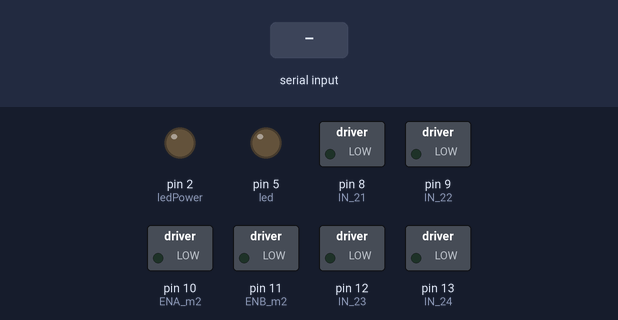
This sketch was run on a simulated Arduino Uno, built with avr-gcc and run on an emulated ATmega328P. On the bench: switched loads named in the sketch (green lamp = pin HIGH), output pins drawn as LEDs (lit = HIGH). The test bench sets the inputs (shaded band).

Above: at 1.2 s.
1.3 s: "F\n" received over Serial
At 1.6 s:
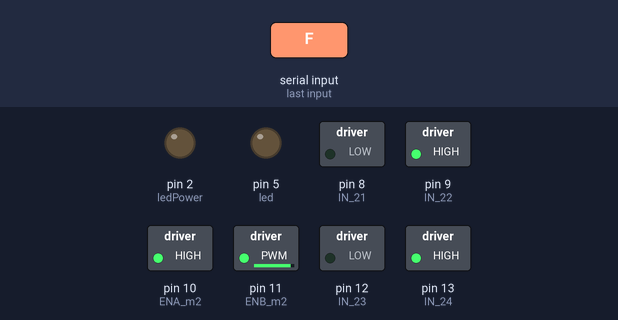
2.8 s: byte 66 ('B') received over Serial
At 4.0 s:
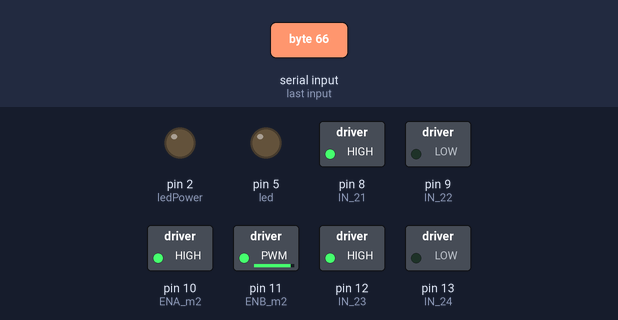
4.3 s: byte 76 ('L') received over Serial
At 5.1 s:
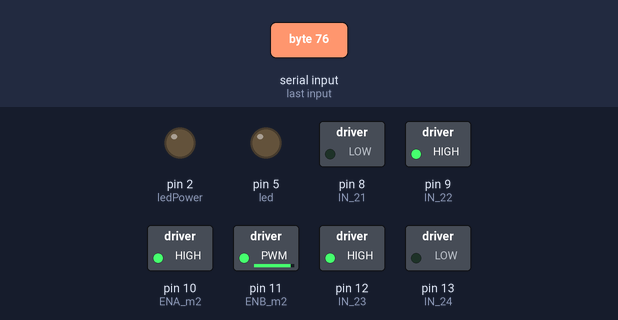
5.8 s: byte 82 ('R') received over Serial
At 6.3 s:
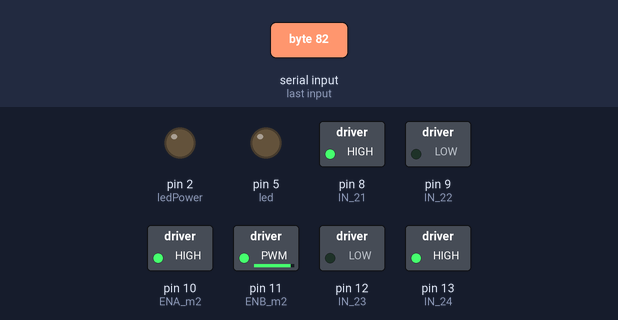
7.3 s: byte 48 ('0') received over Serial
At 8.5 s:
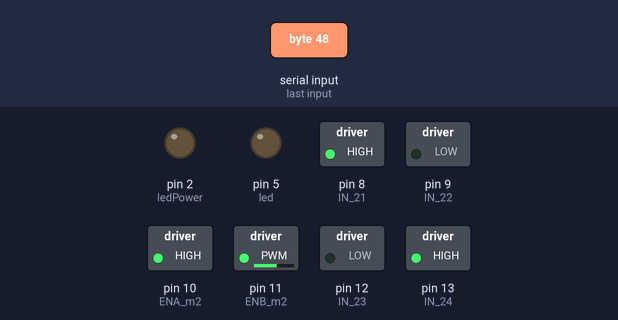
8.8 s: byte 70 ('F') received over Serial
At 9.8 s:
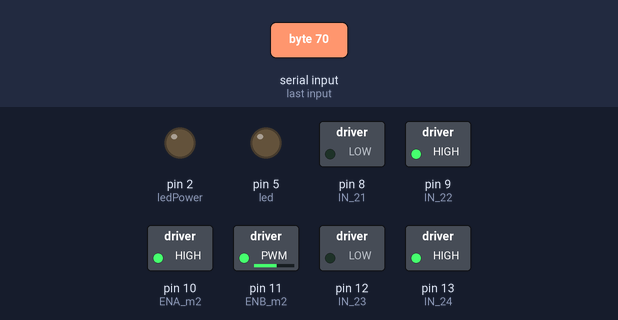
Timing chart, 0 to 11.3 s (numbered marks = the images above; inputs shaded):
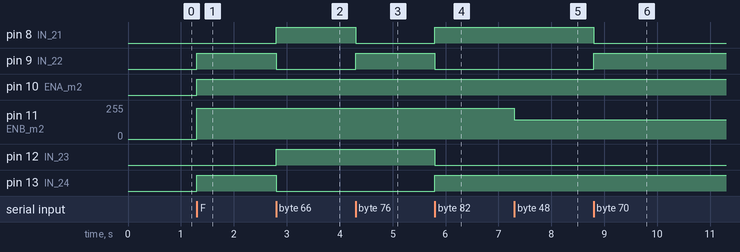

The sketch:

8-12-2022.ino
```cpp
#define ENA_m2 10       // Enable/speed motor Front Left
#define ENB_m2 11       // Enable/speed motor Back Left
#define IN_21  8        // L298N #2 in 1 motor Front Left
#define IN_22  9        // L298N #2 in 2 motor Front Left
#define IN_23  12       // L298N #2 in 3 motor Back Left
#define IN_24  13       // L298N #2 in 4 motor Back Left

int command;            //Int to store app command state.
int speedCar = 1000;     // 50 - 255.
int speed_Coeff = 3;

int state = 0;

// defining the pins
const int trigPin1 = 4; //Left
const int echoPin1 = 7;
const int trigPin2 = 16; //Front
const int echoPin2 = 17;
const int trigPin3 = 15; //Right
const int echoPin3 = 18;

int irpin = 19;

// defining variables
float duration1, distanceleft;
float duration2, distancefront;
float duration3, distanceright;
int a=0;


int led = 5;


int measurePin = A0; //Connect dust sensor to Arduino A0 pin
int ledPower = 2;   //Connect 3 led driver pins of dust sensor to Arduino D2

int samplingTime = 280;
int deltaTime = 40;
int sleepTime = 9680;

float voMeasured = 0;
float calcVoltage = 0;
float dustDensity = 0;


void setup(){

    Serial.begin(115200);

    pinMode(ENA_m2, OUTPUT);
    pinMode(ENB_m2, OUTPUT);
    pinMode(IN_21, OUTPUT);
    pinMode(IN_22, OUTPUT);
    pinMode(IN_23, OUTPUT);
    pinMode(IN_24, OUTPUT);

    digitalWrite(IN_21, LOW);
    digitalWrite(IN_22, LOW);
    digitalWrite(IN_23, LOW);
    digitalWrite(IN_24, LOW);

  pinMode(trigPin1, OUTPUT);
  pinMode(trigPin2, OUTPUT);
  pinMode(trigPin3, OUTPUT);// Sets the trigPin as an Output
  pinMode(echoPin1, INPUT); // Sets the echoPin as an Input
  pinMode(echoPin2, INPUT);
  pinMode(echoPin3, INPUT);

  pinMode(irpin, INPUT);

    pinMode(led, OUTPUT);
    digitalWrite(led, LOW);

    pinMode(ledPower,OUTPUT);
}

void goAhead(){
      digitalWrite(IN_21, LOW);
      digitalWrite(IN_22, HIGH);
      analogWrite(ENA_m2, speedCar);

      digitalWrite(IN_23, LOW);
      digitalWrite(IN_24, HIGH);
      analogWrite(ENB_m2, speedCar);

  }

void goBack(){

      digitalWrite(IN_21, HIGH);
      digitalWrite(IN_22, LOW);
      analogWrite(ENA_m2, speedCar);

      digitalWrite(IN_23, HIGH);
      digitalWrite(IN_24, LOW);
      analogWrite(ENB_m2, speedCar);

  }

void goRight(){

      digitalWrite(IN_21, HIGH);
      digitalWrite(IN_22, LOW);
      analogWrite(ENA_m2, speedCar);

      digitalWrite(IN_23, LOW);
      digitalWrite(IN_24, HIGH);
      analogWrite(ENB_m2, speedCar);


  }

void goLeft(){

      digitalWrite(IN_21, LOW);
      digitalWrite(IN_22, HIGH);
      analogWrite(ENA_m2, speedCar);

      digitalWrite(IN_23, HIGH);
      digitalWrite(IN_24, LOW);
      analogWrite(ENB_m2, speedCar);


  }

void goAheadRight(){

      digitalWrite(IN_21, LOW);
      digitalWrite(IN_22, HIGH);
      analogWrite(ENA_m2, speedCar);

      digitalWrite(IN_23, HIGH);
      digitalWrite(IN_24, LOW);
      analogWrite(ENB_m2, speedCar);

  }

void goAheadLeft(){

      digitalWrite(IN_21, LOW);
      digitalWrite(IN_22, HIGH);
      analogWrite(ENA_m2, speedCar);

      digitalWrite(IN_23, HIGH);
      digitalWrite(IN_24, LOW);
      analogWrite(ENB_m2, speedCar);

  }

void goBackRight(){

      digitalWrite(IN_21, HIGH);
      digitalWrite(IN_22, LOW);
      analogWrite(ENA_m2, speedCar);

      digitalWrite(IN_23, LOW);
      digitalWrite(IN_24, HIGH);
      analogWrite(ENB_m2, speedCar);

  }

void goBackLeft(){

      digitalWrite(IN_21, HIGH);
      digitalWrite(IN_22, LOW);
      analogWrite(ENA_m2, speedCar);


      digitalWrite(IN_23, LOW);
      digitalWrite(IN_24, HIGH);
      analogWrite(ENB_m2, speedCar);

  }

void stopRobot(){

      digitalWrite(IN_21, LOW);
      digitalWrite(IN_22, LOW);
      analogWrite(ENA_m2, speedCar);

      digitalWrite(IN_23, LOW);
      digitalWrite(IN_24, LOW);
      analogWrite(ENB_m2, speedCar);

      analogWrite(led, 0);

  }

void Auto(){
  analogWrite(led, 250);
/*
  // generate 10-microsecond pulse to TRIG pin
  digitalWrite(TRIG_PIN, HIGH);
  delayMicroseconds(10);
  digitalWrite(TRIG_PIN, LOW);

  // measure duration of pulse from ECHO pin
  duration_us = pulseIn(ECHO_PIN, HIGH);
  // calculate the distance
  distance_cm = 0.017 * duration_us;
  int distance = round(distance_cm);

  Serial.print("distance: ");
  Serial.print(distance);
  Serial.println(" cm");
  //delay(200);

  int SensorValue = digitalRead(19);

  Serial.print("SensorPin Value: ");
  Serial.println(SensorValue);
  //delay(300);

   if ((distance <= 5) || (SensorValue == 1)){ // LOW MEANS Object Detected
      //Serial.println("LOW");
      goRight();
  }
  else
  {
      //Serial.println("HIGH");
      goAhead();
  }
  delay(100);
*/
digitalWrite(trigPin1, LOW);
  delayMicroseconds(2);
  digitalWrite(trigPin1, HIGH);
  delayMicroseconds(10);
  digitalWrite(trigPin1, LOW);
  duration1 = pulseIn(echoPin1, HIGH);
  distanceleft = duration1 * 0.034 / 2;
  Serial.print("Distance1: ");
  Serial.println(distanceleft);

  digitalWrite(trigPin2, LOW);
  delayMicroseconds(2);
  digitalWrite(trigPin2, HIGH);
  delayMicroseconds(10);
  digitalWrite(trigPin2, LOW);
  duration2 = pulseIn(echoPin2, HIGH);
  distancefront = duration2 * 0.034 / 2;
  Serial.print("Distance2: ");
  Serial.println(distancefront);

  digitalWrite(trigPin3, LOW);
  delayMicroseconds(2);
  digitalWrite(trigPin3, HIGH);
  delayMicroseconds(10);
  digitalWrite(trigPin3, LOW);
  duration3 = pulseIn(echoPin3, HIGH);
  distanceright = duration3 * 0.034 / 2;
  Serial.print("Distance3: ");
  Serial.println(distanceright);
  int s = digitalRead(irpin);

  if(s==HIGH) //goAhead
  {
    goBack();

    }
  if ((s==LOW)&&(distanceleft <= 20 && distancefront > 20 && distanceright <= 20) || (s==LOW)&&(distanceleft > 20 && distancefront > 20 && distanceright > 20))
  {//goBack
    goAhead();
  }
  if ((s==LOW)&&(distanceleft <= 20 && distancefront <= 20 && distanceright > 20)||(s==LOW)&&(distanceleft <= 20 && distancefront <= 20 && distanceright > 20)||(s==LOW)&& (distanceleft <= 20 && distancefront > 20 && distanceright > 20)||(distanceleft <= 20 && distancefront > 20 && distanceright > 20))
  {//goRight
    goRight();


  }
  if ((s==LOW)&&(distanceleft > 20 && distancefront <= 20 && distanceright <= 20) ||(s==LOW)&& (distanceleft > 20 && distancefront > 20 && distanceright <= 20) ||(s==LOW)&& (distanceleft > 20 && distancefront <= 20 && distanceright > 20) )
  {//goLeft
    goLeft();
  }

}
void highest()
{
  analogWrite(led, 255);
  }
void medium()
{
  analogWrite(led, 200);
  }
void lowest()
{
  analogWrite(led, 150);
  }
  void stop_mos()
{
  analogWrite(led,0);
  }
void Circle()
{
  goRight();
  delay(5000);
  goAhead();
  delay(1000);
  }
/*void zigzag()
{
  // generate 10-microsecond pulse to TRIG pin
  digitalWrite(TRIG_PIN, HIGH);
  delayMicroseconds(10);
  digitalWrite(TRIG_PIN, LOW);

  // measure duration of pulse from ECHO pin
  duration_us = pulseIn(ECHO_PIN, HIGH);
  // calculate the distance
  distance_cm = 0.017 * duration_us;
  int distance = round(distance_cm);

  //Serial.print("distance: ");
  Serial.print(distance);
  //Serial.println(" cm");
  //delay(200);

  int SensorValue = digitalRead(19);

  //goAhead();

  //Serial.print("SensorPin Value: ");
  //Serial.println(SensorValue);
  //delay(300);

   if ((distance <= 5) || (SensorValue == 1)){ // LOW MEANS Object Detected
      goBack();
      //delay(3000);
      //goRight();
      //delay(5000);
  }


  }*/

void loop(){

  if (Serial.available() > 0){
  command = Serial.read();

      if (command == 'F') state = 2;
      else if (command == 'B') state = 3;
      else if (command == 'L') state = 4;
      else if (command == 'R') state = 5;
      //else if (command == 'I') goAheadRight();
      else if (command == 'G') goAheadLeft();
      else if (command == 'J') goBackRight();
      else if (command == 'H') goBackLeft();
      else if (command == '0') speedCar = 400;
      else if (command == '1') speedCar = 470;
      else if (command == '2') speedCar = 540;
      else if (command == '3') speedCar = 610;
      else if (command == '4') speedCar = 680;
      else if (command == '5') speedCar = 750;
      else if (command == '6') speedCar = 820;
      else if (command == '7') speedCar = 890;
      else if (command == '8') speedCar = 960;
      else if (command == '9') speedCar = 1023;
      else if (command == 'S') state = 6;

      else if (command == 'A') state = 1;

      else if (command == 'P') state = 0;

      else if (command == 'O') state = 7;
      else if (command == 'M') state = 8;
      else if (command == 'C') state = 9;
      else if (command == 'I') state = 10;
      else if (command == 'U') state = 11;
      }

if(state == 1)
{
  Auto();
  }
  else if(state == 2)
  {
    goAhead();
    }
    else if(state == 3)
  {
    goBack();
    }
    else if(state == 4)
  {
    goLeft();
    }
    else if(state == 5)
  {
    goRight();
    }
    else if(state == 6)
  {
    stopRobot();
    }
    else if(state == 7)
  {
    highest();
    }
    else if(state == 8)
  {
    medium();
    }
    else if(state == 9)
  {
    lowest();
    }
    else if(state == 10)
  {
    Circle();
    }
    else if(state == 11)
  {
    //zigzag();
    }
  else
  {
      stop_mos();
    }

}
```

Measured:
- after the input at 1.3 s, pin 9 (IN_22), pin 10 (ENA_m2), pin 13 (IN_24): LOW → HIGH at once; pin 11 (ENB_m2): 0/255 → 232/255 at once
- after the input at 2.8 s, pin 8 (IN_21), pin 12 (IN_23): LOW → HIGH at once; pin 9 (IN_22), pin 13 (IN_24): HIGH → LOW at once
- after the input at 4.3 s, pin 8 (IN_21): HIGH → LOW at once; pin 9 (IN_22): LOW → HIGH at once
- after the input at 5.8 s, pin 8 (IN_21), pin 13 (IN_24): LOW → HIGH at once; pin 9 (IN_22), pin 12 (IN_23): HIGH → LOW at once
- after the input at 7.3 s, pin 11 (ENB_m2): 232/255 → 144/255 at once
- after the input at 8.8 s, pin 8 (IN_21): HIGH → LOW at once; pin 9 (IN_22): LOW → HIGH at once
